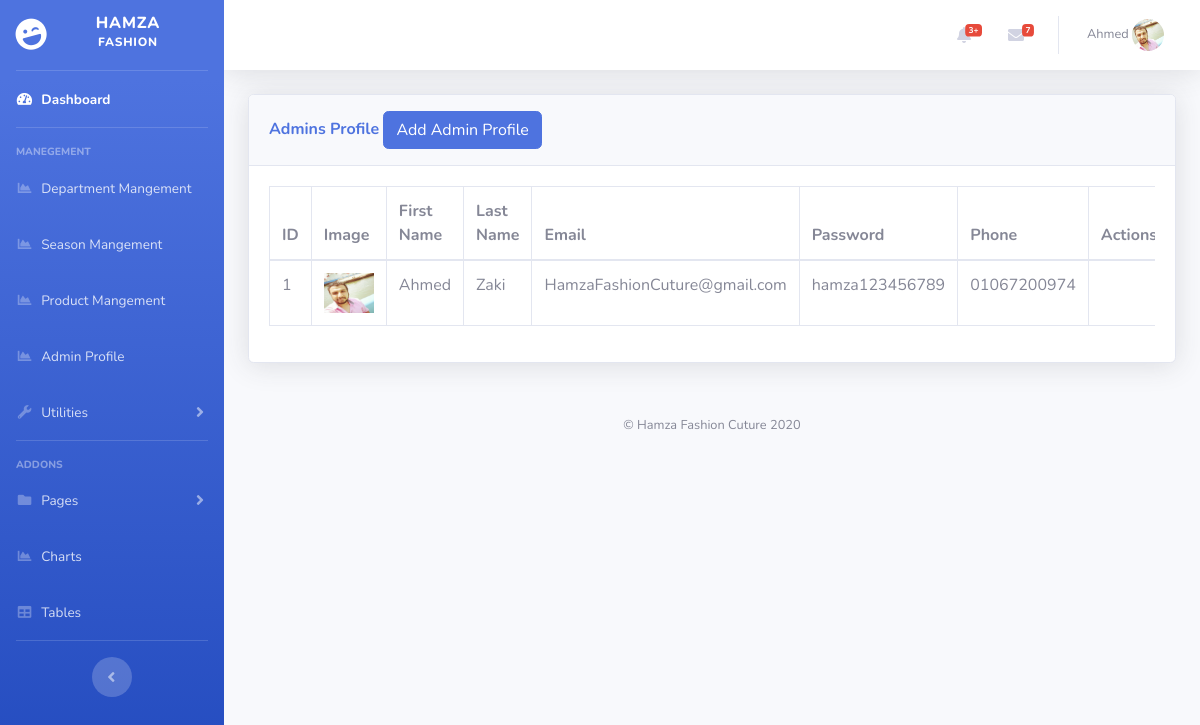
/admin/Admins.php (signed in), run on the app's committed database.
### tables this page shows
CREATE TABLE `user`  (
  `user_id` int(11) NOT NULL AUTO_INCREMENT,
  `user_fname` varchar(225) NOT NULL,
  `user_lname` varchar(255) NOT NULL,
  `user_email` varchar(255) NOT NULL,
  `user_password` varchar(255) NOT NULL,
  `user_phone` int(255) NOT NULL,
  `user_image` varchar(255) NULL DEFAULT NULL,
  PRIMARY KEY (`user_id`) USING BTREE
);

### database.php (called while the page is built, shortened)
<?php
class database {
    private $RDBMType = "mysql";
    private $username = "root";
    private $password = "";
    private $dbhost = "localhost";
    private $database = "designer";
    function __construct() {
   	$this->pdo = new PDO($this->RDBMType . ":host=" . $this->dbhost . ";dbname=" . $this->database, $this->username,
   	$this->password,array(PDO::MYSQL_ATTR_INIT_COMMAND => "SET NAMES UTF8"));
     }
      public function getRows($query, $params=array()){
                $stmt = $this->pdo->prepare($query);
                $stmt->execute($params);
                return $stmt->fetchAll();
            }
}
$db = new database;

### admin/Admins.php (the view, shortened to what this page needs)
<?php
include_once("../database.php");
if(isset($_SESSION['user_id'])):
 ?>
<?php
include('includes/header.php');
include('includes/navbar.php');
?>
<div class="container-fluid">
<div class="card shadow mb-4">
  <div class="card-header py-3">
    <h6 class="m-0 font-weight-bold text-primary">Admins Profile
            <button type="button" class="btn btn-primary" data-toggle="modal" data-target="#addadminprofile">
              Add Admin Profile
            </button>
    </h6>
  </div>
  <div class="card-body">
    <div class="table-responsive">
      <table class="table table-bordered" id="dataTable" width="100%" cellspacing="0">
        <thead>
          <tr>
            <th> ID </th>
            <th> Image </th>
            <th> First Name </th>
            <th> Last Name </th>
            <th>Email </th>
            <th>Password</th>
            <th>Phone</th>
            <th>Actions </th>
          </tr>
        </thead>
        <?php
$sql="SELECT * FROM user";
$result=$db->getRows($sql,array());
foreach($result as $user):
?>
        <tbody>
          <tr>
            <td> <?php echo $user['user_id'] ?></td>
            <td>  <img src="includes/img/<?php echo $user['user_email'].'/'.$user['user_image'] ?>" width="50" height="40" class="d-inline-block align-top" alt=""></td>
            <td>  <?php echo $user['user_fname'] ?></td>
            <td>  <?php echo $user['user_lname'] ?> </td>
            <td>    <?php echo $user['user_email'] ?>         </td>
            <td> <?php echo $user['user_password'] ?>          </td>
            <td>0<?php echo $user['user_phone'] ?> </td>
            <td>
             </td>
          </tr>
        </tbody>
        <?php endforeach; ?>
      </table>
    </div>
  </div>
</div>
</div>
<?php
include('includes/footer.php');
else :
  header('location:index.php');
endif;
?>

### data on the page
user: user_id "1", user_email+user_image (picture), user_fname "Ahmed", user_lname "Zaki", user_email "HamzaFashionCuture@gmail.com", user_password "hamza123456789", user_phone "1067200974"

### other printed values
$_SESSION['fname'] "Ahmed"
